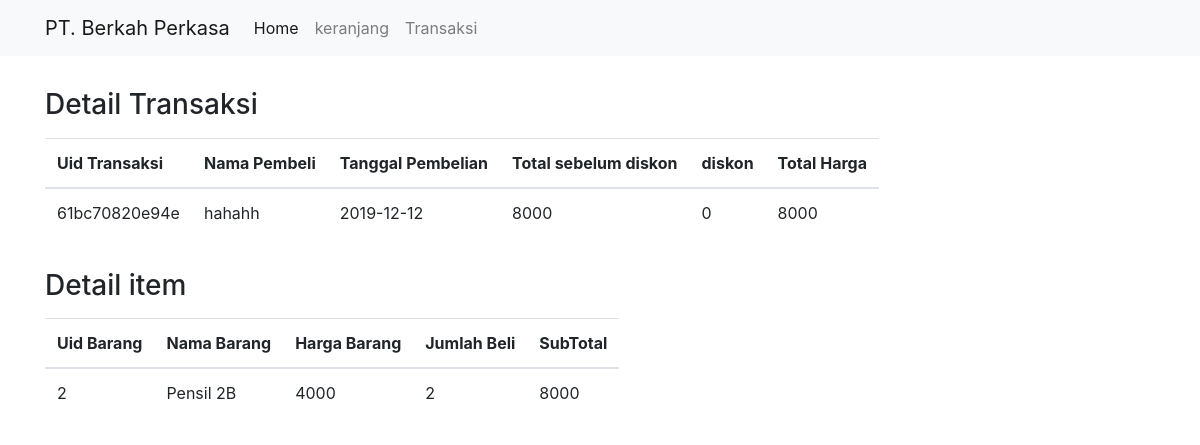
Page /detail.php?id=61bc70820e94e on the committed database.
### tables this page shows
CREATE TABLE `transaksi` (
  `uidtransaksi` varchar(20) NOT NULL,
  `namapembeli` varchar(50) NOT NULL,
  `tanggalpembelian` date NOT NULL,
  `totalsebelumdiskon` int(11) NOT NULL,
  `totalharga` int(11) NOT NULL,
  `diskon` int(11) NOT NULL
);

CREATE TABLE `detail` (
  `uiddetail` int(11) NOT NULL,
  `uidtransaksi` varchar(20) NOT NULL,
  `uidbarang` int(11) NOT NULL,
  `namabarang` varchar(50) NOT NULL,
  `hargabarang` int(11) NOT NULL,
  `jumlahbeli` int(11) NOT NULL
);

### detail.php (the view, shortened to what this page needs)
<?php include 'template.php';
    $id = $_GET['id'];
?>
    <div class="container">
        <h3 class="mt-4 pt-2">Detail Transaksi</h3>
        <table class="mt-3 table table-responsive">
            <thead class="thead-inverse">
                <tr>
                    <th>Uid Transaksi</th>
                    <th>Nama Pembeli</th>
                    <th>Tanggal Pembelian</th>
                    <th>Total sebelum diskon</th>
                    <th>diskon</th>
                    <th>Total Harga</th>
                </tr>
                </thead>
                <tbody>
                        <?php
                        $data = mysqli_query($koneksi,"SELECT * FROM `transaksi` WHERE `uidtransaksi` = '$id'");
                        $d = mysqli_fetch_array($data)
                    ?>
                        <tr>
                            <td><?php echo $d['uidtransaksi'] ?></td>
                            <td><?php echo $d['namapembeli'] ?></td>
                            <td><?php echo $d['tanggalpembelian'] ?></td>
                            <td><?php echo $d['totalsebelumdiskon'] ?></td>
                            <td><?php echo $d['diskon'] ?></td>
                            <td><?php echo $d['totalharga'] ?></td>
                        </tr>
                </tbody>
        </table>
        <h3 class="mt-4 pt-2">Detail item</h3>
        <table class="mt-3 table table-responsive">
            <thead class="thead-inverse">
                <tr>
                    <th>Uid Barang</th>
                    <th>Nama Barang</th>
                    <th>Harga Barang</th>
                    <th>Jumlah Beli</th>
                    <th>SubTotal</th>
                </tr>
                </thead>
                <tbody>
                     <?php
                        $data = mysqli_query($koneksi,"SELECT * FROM `detail` WHERE `uidtransaksi` = '$id'");
                        while ($d = mysqli_fetch_array($data)) {
                    ?>
                        <tr>
                            <td><?php echo $d['uidbarang'] ?></td>
                            <td><?php echo $d['namabarang'] ?></td>
                            <td><?php echo $d['hargabarang'] ?></td>
                            <td><?php echo $d['jumlahbeli'] ?></td>
                            <?php
                                $harga=$d['hargabarang'];
                                $jumlah=$d['jumlahbeli'];
                                $subtotal=$harga*$jumlah;
                            ?>
                            <td><?php echo $subtotal ?></td>
                        </tr>
                    <?php } ?>
                </tbody>
        </table>
    </div>

### rows in the picture
transaksi: uidtransaksi "61bc70820e94e", namapembeli "hahahh", tanggalpembelian "2019-12-12", totalsebelumdiskon "8000", diskon "0", totalharga "8000"
detail: uidbarang "2", namabarang "Pensil 2B", hargabarang "4000", jumlahbeli "2", subtotal "8000"
